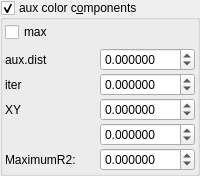
    <widget class="MyGroupBox" name="groupCheck_fold_color_aux_color_enabled">
     <property name="title">
      <string>aux color c&amp;omponents</string>
     </property>
     <property name="checkable">
      <bool>true</bool>
     </property>
     <layout class="QVBoxLayout" name="verticalLayout_11">
      <property name="leftMargin">
       <number>2</number>
      </property>
      <property name="topMargin">
       <number>2</number>
      </property>
      <property name="rightMargin">
       <number>2</number>
      </property>
      <property name="bottomMargin">
       <number>2</number>
      </property>
      <item>
       <widget class="MyCheckBox" name="checkBox_fold_color_aux_color_enabled_false">
        <property name="text">
         <string>max</string>
        </property>
       </widget>
      </item>
      <item>
       <layout class="QGridLayout" name="gridLayout_18" columnstretch="0,0">
        <property name="spacing">
         <number>2</number>
        </property>
        <item row="1" column="1">
         <widget class="MyDoubleSpinBox" name="spinbox3_mandelbox_color_x">
          <property name="sizePolicy">
           <sizepolicy hsizetype="Minimum" vsizetype="Maximum">
            <horstretch>0</horstretch>
            <verstretch>0</verstretch>
           </sizepolicy>
          </property>
          <property name="prefix">
           <string/>
          </property>
          <property name="suffix">
           <string/>
          </property>
          <property name="decimals">
           <number>6</number>
          </property>
          <property name="minimum">
           <double>-100.000000000000000</double>
          </property>
          <property name="maximum">
           <double>100.000000000000000</double>
          </property>
          <property name="singleStep">
           <double>0.100000000000000</double>
          </property>
         </widget>
        </item>
        <item row="3" column="1">
         <widget class="MyDoubleSpinBox" name="spinbox3_mandelbox_color_z">
          <property name="sizePolicy">
           <sizepolicy hsizetype="Minimum" vsizetype="Maximum">
            <horstretch>0</horstretch>
            <verstretch>0</verstretch>
           </sizepolicy>
          </property>
          <property name="prefix">
           <string/>
          </property>
          <property name="suffix">
           <string/>
          </property>
          <property name="decimals">
           <number>6</number>
          </property>
          <property name="minimum">
           <double>-100.000000000000000</double>
          </property>
          <property name="maximum">
           <double>100.000000000000000</double>
          </property>
          <property name="singleStep">
           <double>0.100000000000000</double>
          </property>
         </widget>
        </item>
        <item row="4" column="1">
         <widget class="MyDoubleSpinBox" name="spinbox_mandelbox_color_Sp1">
          <property name="sizePolicy">
           <sizepolicy hsizetype="Minimum" vsizetype="Maximum">
            <horstretch>0</horstretch>
            <verstretch>0</verstretch>
           </sizepolicy>
          </property>
          <property name="prefix">
           <string/>
          </property>
          <property name="suffix">
           <string/>
          </property>
          <property name="decimals">
           <number>6</number>
          </property>
          <property name="minimum">
           <double>-100.000000000000000</double>
          </property>
          <property name="maximum">
           <double>100.000000000000000</double>
          </property>
          <property name="singleStep">
           <double>0.100000000000000</double>
          </property>
         </widget>
        </item>
        <item row="2" column="1">
         <widget class="MyDoubleSpinBox" name="spinbox3_mandelbox_color_y">
          <property name="sizePolicy">
           <sizepolicy hsizetype="Minimum" vsizetype="Maximum">
            <horstretch>0</horstretch>
            <verstretch>0</verstretch>
           </sizepolicy>
          </property>
          <property name="prefix">
           <string/>
          </property>
          <property name="suffix">
           <string/>
          </property>
          <property name="decimals">
           <number>6</number>
          </property>
          <property name="minimum">
           <double>-100.000000000000000</double>
          </property>
          <property name="maximum">
           <double>100.000000000000000</double>
          </property>
          <property name="singleStep">
           <double>0.100000000000000</double>
          </property>
         </widget>
        </item>
        <item row="5" column="1">
         <widget class="MyDoubleSpinBox" name="spinbox_mandelbox_color_Sp2">
          <property name="sizePolicy">
           <sizepolicy hsizetype="Minimum" vsizetype="Maximum">
            <horstretch>0</horstretch>
            <verstretch>0</verstretch>
           </sizepolicy>
          </property>
          <property name="prefix">
           <string/>
          </property>
          <property name="suffix">
           <string/>
          </property>
          <property name="decimals">
           <number>6</number>
          </property>
          <property name="minimum">
           <double>-100.000000000000000</double>
          </property>
          <property name="maximum">
           <double>100.000000000000000</double>
          </property>
          <property name="singleStep">
           <double>0.100000000000000</double>
          </property>
         </widget>
        </item>
        <item row="5" column="0">
         <widget class="QLabel" name="label_47">
          <property name="text">
           <string>MaximumR2:</string>
          </property>
         </widget>
        </item>
        <item row="1" column="0">
         <widget class="QLabel" name="label_42">
          <property name="text">
           <string>aux.dist</string>
          </property>
         </widget>
        </item>
        <item row="3" column="0">
         <widget class="QLabel" name="label_52">
          <property name="text">
           <string>XY</string>
          </property>
         </widget>
        </item>
        <item row="2" column="0">
         <widget class="QLabel" name="label_53">
          <property name="text">
           <string>iter</string>
          </property>
         </widget>
        </item>
       </layout>
      </item>
     </layout>
    </widget>
